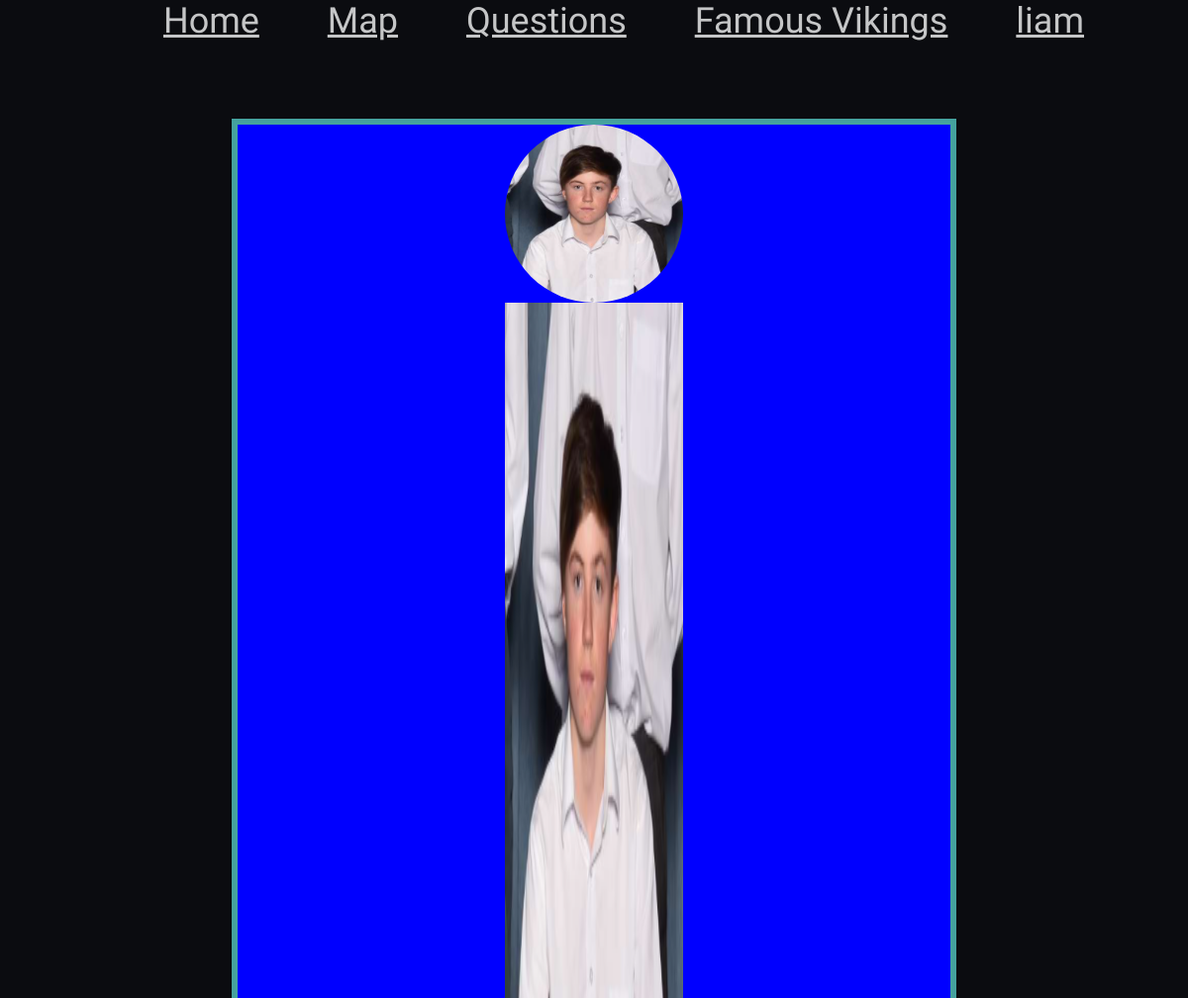
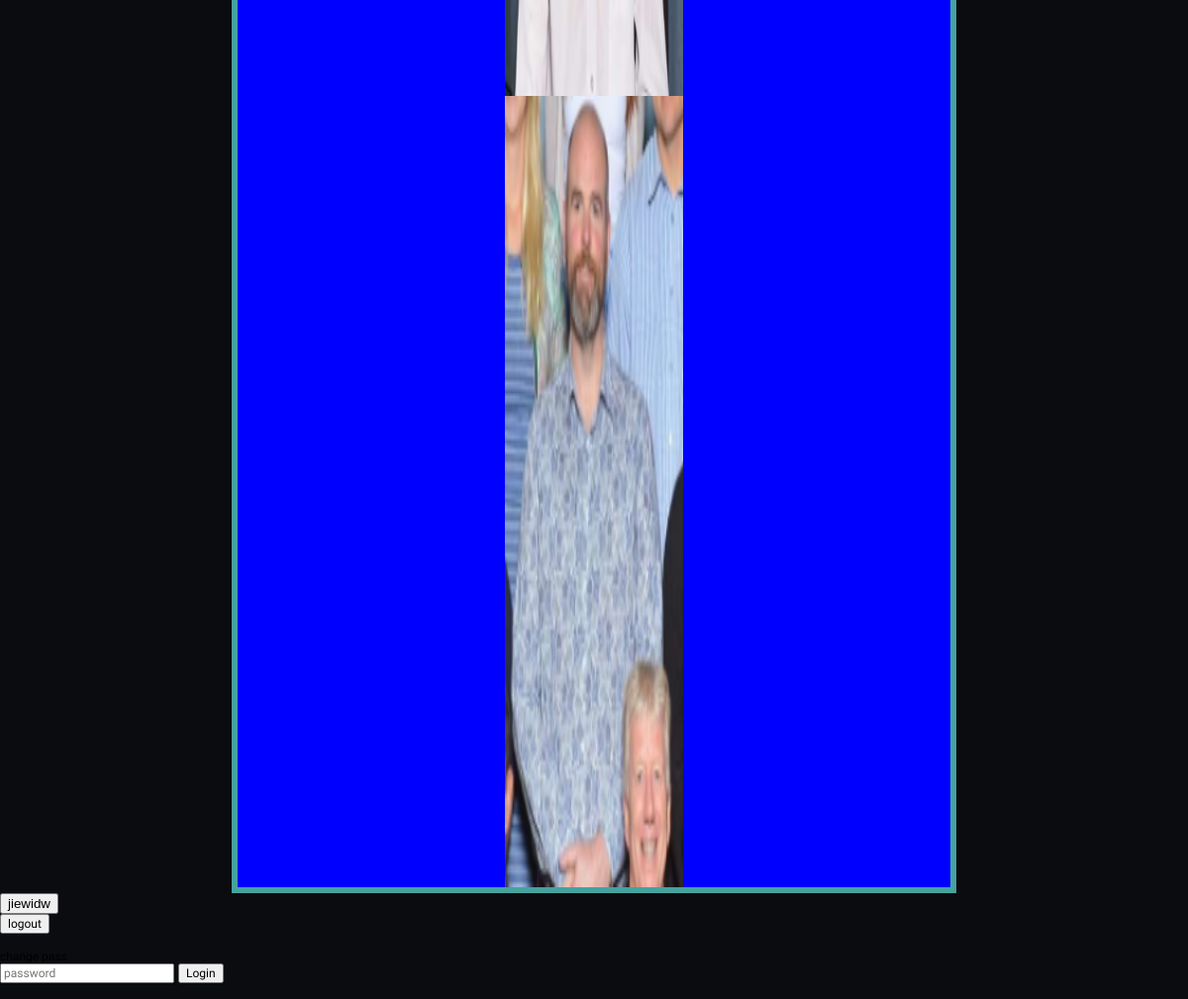
Screenshot of /user (signed in) with the database file from the repository (2 pictures, top to bottom).
### models.py (models this page shows)
class User(db.Model):
    __tablename__ = "User"
    id = db.Column(db.Integer, primary_key=True, autoincrement=True)
    name = db.Column(db.String(225), unique=True)
    salt = db.Column(db.String(225))
    key = db.Column(db.String(225))
    coin = db.Column(db.Integer, default = 0)
    img = db.Column(db.Integer, db.ForeignKey('Image.id'), default = 1)
    email = db.Column(db.String())
    image = db.relationship('Image', back_populates="user")

class Image(db.Model):
    __tablename__ = "Image"
    id = db.Column(db.Integer, primary_key=True, autoincrement=True)
    name = db.Column(db.String(), unique=True)
    user = db.relationship('User', back_populates="image")

### main.py (the view, shortened to what this page needs)
@app.route('/user', methods=['POST', 'GET'] )
def user():
    if session.get('name') == None:
        return redirect(url_for("login_post"))
    current_user = session.get('name')
    if request.method == 'POST' and "logout" in request.form:
        session['name'] = None
        return redirect(url_for("home"))
    user = models.User.query.filter_by(name = session['name']).first()
    image = user.image.name
    print(image)
    allimage =  models.Image.query.all()
    return render_template('user.html', page_title="user", user = current_user, image = image, stats = user, allimage = allimage)

### templates/user.html (shortened to what this page needs)
{% extends 'layout.html' %}
{% block content %}
<div class = "user_wrapper">
  <div class = "profile_wrapper">
    <div class = "img_user" id = "toggle">
      <div class = "profile_pic">
        <img src="/static/image/{{image}}">
      </div>
    </div>
    <div class = pfp_options>
      {% for images in allimage %}
      <div class = "profile_pic_option">
        <img src="/static/image/{{images.name}}">
      </div>
      {% endfor %}
    </div>
  </div>
    <button onclick="toggle()"> jiewidw</button>
    <form method="POST">
      <input type="submit" formmethod = post value="logout" name = "logout">
    </form>
  <div class = "pass_change">
    <p> change pass </p>
    <form method="POST">
      <input name="pass_change"  type="password" required = "required" placeholder="password">
      <input type="submit" formmethod = post value="Login" id = "submit">
    </form>
  </div>
</div>
{% endblock %}

### templates/layout.html (shortened to what this page needs)
<html>
<!DOCTYPE html>
  <head>
   <link rel="stylesheet" href="{{ url_for('static', filename='css/style.css') }}">
  </head>
  <body id="overall">
  {% include 'nav.html' %}
  {% block content %}
  {% endblock %}
  </body>
</html>

### templates/nav.html
{% if user == None %}
<div class = "nav">
    <a href="/">Home</a>
    <a href="/map">Map</a>
    <a href="/question">Questions</a>
    <a href="/famous">Famous Vikings</a>
    <a href="/login">Login</a>
</div>
{% else %}
<div class = "nav">
    <a href="/">Home</a>
    <a href="/map">Map</a>
    <a href="/question">Questions</a>
    <a href="/famous">Famous Vikings</a>
    <a href="/user">{{user}}</a>
</div>
{% endif %}

### static/css/style.css (style rules this page uses)
:root { --clr-primary: #0B0C10; --clr-neutral: #C5C6C7; --clr-neutral-100: #45A29E; --clr-neutral-200: #66FCF1; --font-family: 'Squada One', cursive; }
body, h1, h2, p { margin: 0; }
p, input { font-family: var(--font-family); font-size: 1vw; }
#overall { background-color: var(--clr-primary); }
.nav { background-color: var(--clr-primary); width:100%; height:7.5%; text-align: center; font-size: 3vw; font-family: var(--font-family); }
.nav a { color: var(--clr-neutral); margin-left:5%; }
.user_wrapper { height:auto; width:auto; }
.profile_wrapper { background-color: blue; height: flex; width:60%; text-align: center; border: 0.5vw solid var(--clr-neutral-100); margin: auto; margin-top: 5%; }
.img_user img { border-radius: 0.5vw; width:15vw; height:15vw; left:50%; text-align: center; margin:auto; }
.profile_pic img { border-radius: 50%; }
.profile_pic_option img { width:25%; height:100%; }

### rows the page displays
User: name "liam"
Image: name (picture)
Image: name (picture)
